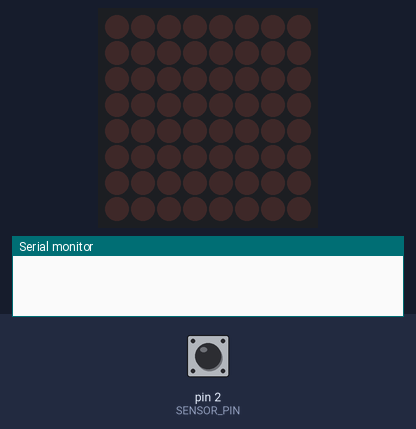
A sketch run on a simulated Arduino Uno, built with avr-gcc and run on an emulated ATmega328P. On the bench: 8×8 LED matrix, the last lines printed to the serial monitor. Inputs (shaded band) come from the test bench; at power-on: pin 2 (SENSOR_PIN) LOW.

Above: at 1.2 s.
1.3 s: pin 2 (SENSOR_PIN) driven HIGH
At 2.2 s:
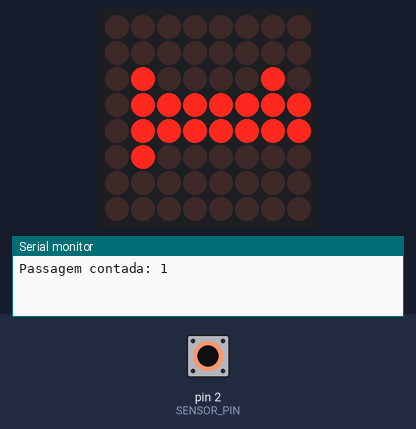
2.8 s: pin 2 (SENSOR_PIN) pulsed LOW 5 times (0.12 s each, 0.3 s apart)
At 5.4 s:
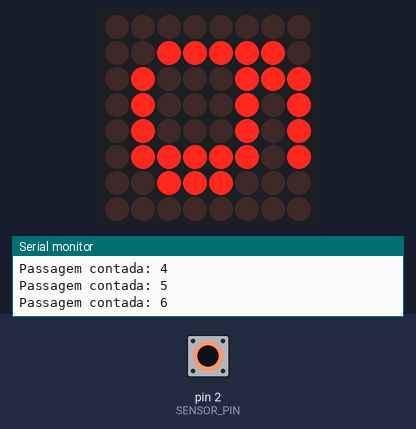
5.8 s: pin 2 (SENSOR_PIN) pulsed LOW 2 times (0.12 s each, 0.3 s apart)
At 7.3 s:
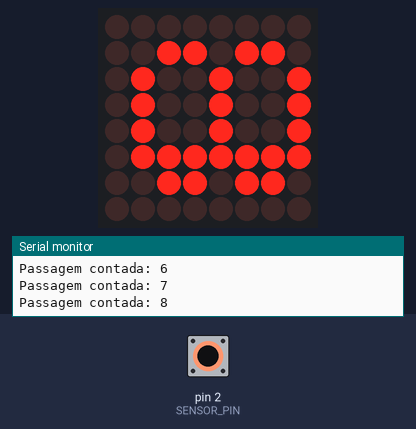
Timing chart, 0 to 8.8 s (numbered marks = the images above; inputs shaded):
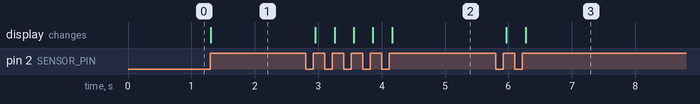

Measured:
- after the input at 1.3 s, the display: changes at once (image 1)
- after the input at 2.8 s, the display: first changes after 0.16 s (image 2 shows a later state)
- after the input at 5.8 s, the display: first changes after 0.17 s (image 3 shows a later state)

The sketch:

contador_passagens_matriz.ino
```cpp
#include <LedControl.h>


// Pinos do MAX7219: DIN, CLK, CS
const int DIN_PIN = 12;
const int CLK_PIN = 11;
const int CS_PIN = 10;


// Pino do sensor IR
const int SENSOR_PIN = 2;


// Criar objeto LedControl para 1 dispositivo
LedControl lc = LedControl(DIN_PIN, CLK_PIN, CS_PIN, 1);


int contador = 0;
bool estadoAnterior = false;


// Números mais grossos e centralizados para matriz 8x8
byte numeros[10][8] = {
  // 0 (vazio)
  {B00000000,
   B00000000,
   B00000000,
   B00000000,
   B00000000,
   B00000000,
   B00000000,
   B00000000},


  // 1
  {B00011000,
   B00111000,
   B00011000,
   B00011000,
   B00011000,
   B00011000,
   B00111100,
   B00000000},


  // 2
  {B00111100,
   B01000110,
   B00000110,
   B00001100,
   B00110000,
   B01100000,
   B01111110,
   B00000000},


  // 3
  {B00111100,
   B01000110,
   B00000110,
   B00011100,
   B00000110,
   B01000110,
   B00111100,
   B00000000},


  // 4
  {B00001100,
   B00011100,
   B00101100,
   B01001100,
   B01111110,
   B00001100,
   B00001100,
   B00000000},


  // 5
  {B01111110,
   B01100000,
   B01111100,
   B00000110,
   B00000110,
   B01000110,
   B00111100,
   B00000000},


  // 6
  {B00111100,
   B01100000,
   B01111100,
   B01000110,
   B01000110,
   B01000110,
   B00111100,
   B00000000},


  // 7
  {B01111110,
   B00000110,
   B00001100,
   B00011000,
   B00110000,
   B00110000,
   B00110000,
   B00000000},


  // 8
  {B00111100,
   B01000110,
   B01000110,
   B00111100,
   B01000110,
   B01000110,
   B00111100,
   B00000000},


  // 9
  {B00111100,
   B01000110,
   B01000110,
   B00111110,
   B00000110,
   B00001100,
   B00111000,
   B00000000}
};


void setup() {
  Serial.begin(9600);
  pinMode(SENSOR_PIN, INPUT);


  // Inicializa a matriz
  lc.shutdown(0, false);      // Desliga modo economia energia
  lc.setIntensity(0, 8);      // Brilho (0 a 15)
  lc.clearDisplay(0);         // Limpa a matriz
}


void loop() {
  bool estadoAtual = digitalRead(SENSOR_PIN);


  // Detecta borda de subida (passagem do estado baixo para alto)
  if (estadoAtual && !estadoAnterior) {
    contador++;
    if (contador > 9) contador = 1;  // volta para 1 depois de 9
    mostrarNumero(contador);
    Serial.print("Passagem contada: ");
    Serial.println(contador);
  }


  estadoAnterior = estadoAtual;
  delay(50);  // Pequeno delay para evitar múltiplas contagens rápidas
}


void mostrarNumero(int num) {
  lc.clearDisplay(0);


  for (int coluna = 0; coluna < 8; coluna++) {
    byte linhaRotacionada = 0;


    for (int linha = 0; linha < 8; linha++) {
      byte bit = (numeros[num][linha] >> coluna) & 0x01;
      // Invertendo a ordem dos bits E das linhas
      linhaRotacionada |= bit << linha;
    }


    // Inverte a ordem das linhas (colunas da matriz original)
    lc.setRow(0, 7 - coluna, linhaRotacionada);
  }
}
```
